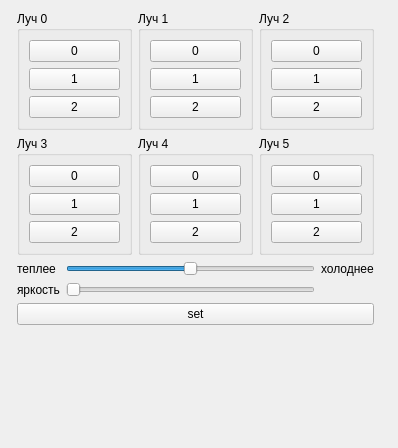
<?xml version="1.0" encoding="UTF-8"?>
<ui version="4.0">
 <class>MainBox</class>
 <widget class="QWidget" name="MainBox">
  <property name="geometry">
   <rect>
    <x>0</x>
    <y>0</y>
    <width>398</width>
    <height>448</height>
   </rect>
  </property>
  <property name="windowTitle">
   <string>Dialog</string>
  </property>
  <layout class="QHBoxLayout" name="horizontalLayout">
   <item>
    <layout class="QVBoxLayout" name="serial_layout"/>
   </item>
   <item>
    <widget class="QFrame" name="frame">
     <property name="frameShape">
      <enum>QFrame::StyledPanel</enum>
     </property>
     <property name="frameShadow">
      <enum>QFrame::Raised</enum>
     </property>
    </widget>
   </item>
   <item>
    <layout class="QVBoxLayout" name="verticalLayout_8">
     <item>
      <layout class="QGridLayout" name="gridLayout_7">
       <item row="0" column="2">
        <widget class="QGroupBox" name="groupBox_3">
         <property name="title">
          <string>Луч 2</string>
         </property>
         <layout class="QVBoxLayout" name="verticalLayout_3">
          <item>
           <widget class="QPushButton" name="btn_2_0">
            <property name="text">
             <string>0</string>
            </property>
            <property name="checkable">
             <bool>true</bool>
            </property>
           </widget>
          </item>
          <item>
           <widget class="QPushButton" name="btn_2_1">
            <property name="text">
             <string>1</string>
            </property>
            <property name="checkable">
             <bool>true</bool>
            </property>
           </widget>
          </item>
          <item>
           <widget class="QPushButton" name="btn_2_2">
            <property name="text">
             <string>2</string>
            </property>
            <property name="checkable">
             <bool>true</bool>
            </property>
           </widget>
          </item>
         </layout>
        </widget>
       </item>
       <item row="0" column="1">
        <widget class="QGroupBox" name="groupBox_2">
         <property name="title">
          <string>Луч 1</string>
         </property>
         <layout class="QVBoxLayout" name="verticalLayout_2">
          <item>
           <widget class="QPushButton" name="btn_1_0">
            <property name="text">
             <string>0</string>
            </property>
            <property name="checkable">
             <bool>true</bool>
            </property>
           </widget>
          </item>
          <item>
           <widget class="QPushButton" name="btn_1_1">
            <property name="text">
             <string>1</string>
            </property>
            <property name="checkable">
             <bool>true</bool>
            </property>
           </widget>
          </item>
          <item>
           <widget class="QPushButton" name="btn_1_2">
            <property name="text">
             <string>2</string>
            </property>
            <property name="checkable">
             <bool>true</bool>
            </property>
           </widget>
          </item>
         </layout>
        </widget>
       </item>
       <item row="0" column="0">
        <widget class="QGroupBox" name="groupBox">
         <property name="title">
          <string>Луч 0</string>
         </property>
         <layout class="QVBoxLayout" name="verticalLayout">
          <item>
           <widget class="QPushButton" name="btn_0_0">
            <property name="text">
             <string>0</string>
            </property>
            <property name="checkable">
             <bool>true</bool>
            </property>
           </widget>
          </item>
          <item>
           <widget class="QPushButton" name="btn_0_1">
            <property name="text">
             <string>1</string>
            </property>
            <property name="checkable">
             <bool>true</bool>
            </property>
           </widget>
          </item>
          <item>
           <widget class="QPushButton" name="btn_0_2">
            <property name="text">
             <string>2</string>
            </property>
            <property name="checkable">
             <bool>true</bool>
            </property>
           </widget>
          </item>
         </layout>
        </widget>
       </item>
       <item row="1" column="0">
        <widget class="QGroupBox" name="groupBox_4">
         <property name="title">
          <string>Луч 3</string>
         </property>
         <layout class="QVBoxLayout" name="verticalLayout_4">
          <item>
           <widget class="QPushButton" name="btn_3_0">
            <property name="text">
             <string>0</string>
            </property>
            <property name="checkable">
             <bool>true</bool>
            </property>
           </widget>
          </item>
          <item>
           <widget class="QPushButton" name="btn_3_1">
            <property name="text">
             <string>1</string>
            </property>
            <property name="checkable">
             <bool>true</bool>
            </property>
           </widget>
          </item>
          <item>
           <widget class="QPushButton" name="btn_3_2">
            <property name="text">
             <string>2</string>
            </property>
            <property name="checkable">
             <bool>true</bool>
            </property>
           </widget>
          </item>
         </layout>
        </widget>
       </item>
       <item row="1" column="1">
        <widget class="QGroupBox" name="groupBox_5">
         <property name="title">
          <string>Луч 4</string>
         </property>
         <layout class="QVBoxLayout" name="verticalLayout_5">
          <item>
           <widget class="QPushButton" name="btn_4_0">
            <property name="text">
             <string>0</string>
            </property>
            <property name="checkable">
             <bool>true</bool>
            </property>
           </widget>
          </item>
          <item>
           <widget class="QPushButton" name="btn_4_1">
            <property name="text">
             <string>1</string>
            </property>
            <property name="checkable">
             <bool>true</bool>
            </property>
           </widget>
          </item>
          <item>
           <widget class="QPushButton" name="btn_4_2">
            <property name="text">
             <string>2</string>
            </property>
            <property name="checkable">
             <bool>true</bool>
            </property>
           </widget>
          </item>
         </layout>
        </widget>
       </item>
       <item row="1" column="2">
        <widget class="QGroupBox" name="groupBox_6">
         <property name="title">
          <string>Луч 5</string>
         </property>
         <layout class="QVBoxLayout" name="verticalLayout_6">
          <item>
           <widget class="QPushButton" name="btn_5_0">
            <property name="text">
             <string>0</string>
            </property>
            <property name="checkable">
             <bool>true</bool>
            </property>
           </widget>
          </item>
          <item>
           <widget class="QPushButton" name="btn_5_1">
            <property name="text">
             <string>1</string>
            </property>
            <property name="checkable">
             <bool>true</bool>
            </property>
           </widget>
          </item>
          <item>
           <widget class="QPushButton" name="btn_5_2">
            <property name="text">
             <string>2</string>
            </property>
            <property name="checkable">
             <bool>true</bool>
            </property>
           </widget>
          </item>
         </layout>
        </widget>
       </item>
      </layout>
     </item>
     <item>
      <layout class="QGridLayout" name="gridLayout">
       <item row="0" column="2">
        <widget class="QLabel" name="label_2">
         <property name="text">
          <string>холоднее</string>
         </property>
        </widget>
       </item>
       <item row="0" column="0">
        <widget class="QLabel" name="label">
         <property name="text">
          <string>теплее</string>
         </property>
        </widget>
       </item>
       <item row="0" column="1">
        <widget class="QSlider" name="sl_type">
         <property name="minimum">
          <number>-100</number>
         </property>
         <property name="maximum">
          <number>100</number>
         </property>
         <property name="orientation">
          <enum>Qt::Horizontal</enum>
         </property>
        </widget>
       </item>
       <item row="1" column="0">
        <widget class="QLabel" name="label_3">
         <property name="text">
          <string>яркость</string>
         </property>
        </widget>
       </item>
       <item row="1" column="1">
        <widget class="QSlider" name="sl_brightness">
         <property name="orientation">
          <enum>Qt::Horizontal</enum>
         </property>
        </widget>
       </item>
      </layout>
     </item>
     <item>
      <layout class="QHBoxLayout" name="horizontalLayout_3"/>
     </item>
     <item>
      <widget class="QPushButton" name="btn_send_cmd">
       <property name="text">
        <string>set</string>
       </property>
      </widget>
     </item>
     <item>
      <spacer name="verticalSpacer">
       <property name="orientation">
        <enum>Qt::Vertical</enum>
       </property>
       <property name="sizeHint" stdset="0">
        <size>
         <width>20</width>
         <height>40</height>
        </size>
       </property>
      </spacer>
     </item>
    </layout>
   </item>
   <item>
    <widget class="QLabel" name="lbl_pic">
     <property name="scaledContents">
      <bool>true</bool>
     </property>
    </widget>
   </item>
  </layout>
 </widget>
 <resources/>
 <connections/>
</ui>
